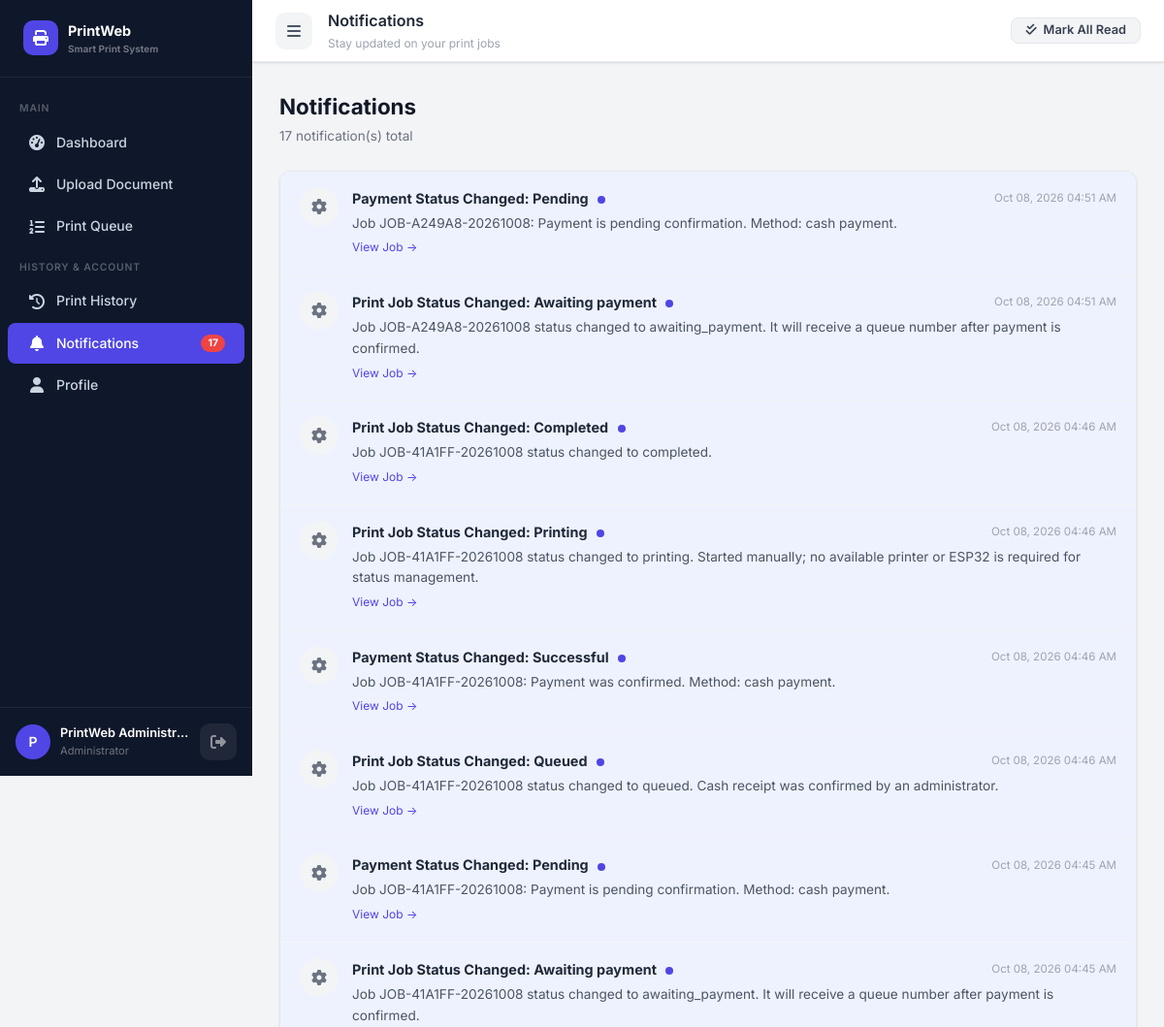
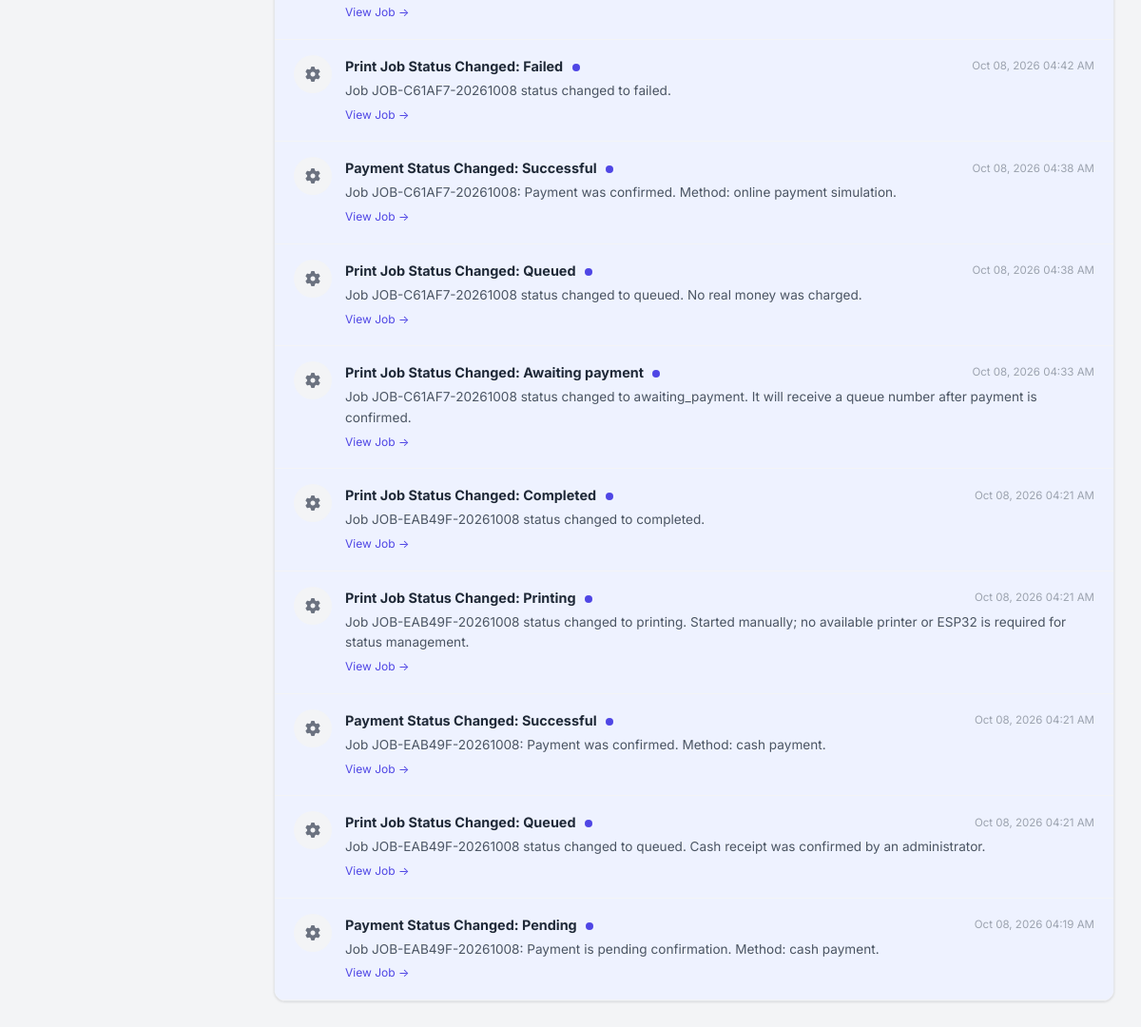
The page /user/notifications.php (signed in) on the database its author committed (2 pictures, top to bottom).
### tables this page shows
CREATE TABLE `notifications` (
  `id` int(11) NOT NULL,
  `user_id` int(11) NOT NULL,
  `type` enum('payment_success','job_queued','printing_started','printing_completed','printer_error','printer_offline','low_paper','job_cancelled','job_failed','system') NOT NULL,
  `title` varchar(255) NOT NULL,
  `message` text NOT NULL,
  `job_id` int(11) DEFAULT NULL,
  `is_read` tinyint(1) NOT NULL DEFAULT 0,
  `created_at` datetime NOT NULL DEFAULT current_timestamp()
);

### includes/functions.php (called while the page is built, shortened)
<?php
function h(string $str): string {
    return htmlspecialchars($str, ENT_QUOTES, 'UTF-8');
}
function formatDateTime(?string $datetime, string $format = 'M d, Y h:i A'): string {
    return date($format, strtotime($datetime));
}

### user/notifications.php (the view, shortened to what this page needs)
<?php
require_once __DIR__ . '/../includes/functions.php';
$page = max(1, (int)($_GET['page'] ?? 1));
$perPage = 20;
$offset = ($page - 1) * $perPage;
$countStmt = $pdo->prepare("SELECT COUNT(*) FROM notifications WHERE user_id = ?");
$countStmt->execute([$_SESSION['user_id']]);
$total = (int)$countStmt->fetchColumn();
$stmt = $pdo->prepare("SELECT * FROM notifications WHERE user_id = ? ORDER BY created_at DESC LIMIT ? OFFSET ?");
$stmt->execute([$_SESSION['user_id'], $perPage, $offset]);
$notifications = $stmt->fetchAll();
$notifIcons = [
    'payment_success'     => ['icon' => 'fa-check-circle', 'color' => 'var(--success)', 'bg' => 'var(--success-light)'],
    'job_queued'          => ['icon' => 'fa-list-ol',       'color' => 'var(--info)',    'bg' => 'var(--info-light)'],
    'printing_started'    => ['icon' => 'fa-print',         'color' => 'var(--primary)', 'bg' => 'var(--primary-subtle)'],
    'printing_completed'  => ['icon' => 'fa-check-double',  'color' => 'var(--success)', 'bg' => 'var(--success-light)'],
    'printer_error'       => ['icon' => 'fa-exclamation-triangle', 'color' => 'var(--danger)', 'bg' => 'var(--danger-light)'],
    'printer_offline'     => ['icon' => 'fa-power-off',     'color' => 'var(--gray-500)', 'bg' => 'var(--gray-100)'],
    'low_paper'           => ['icon' => 'fa-file-alt',      'color' => 'var(--warning)', 'bg' => 'var(--warning-light)'],
    'job_cancelled'       => ['icon' => 'fa-times-circle',  'color' => 'var(--danger)', 'bg' => 'var(--danger-light)'],
    'job_failed'          => ['icon' => 'fa-times-circle',  'color' => 'var(--danger)', 'bg' => 'var(--danger-light)'],
    'system'              => ['icon' => 'fa-cog',           'color' => 'var(--gray-500)', 'bg' => 'var(--gray-100)'],
];
include __DIR__ . '/../includes/header.php';
?>
<div class="app-wrapper">
<?php include __DIR__ . '/../includes/sidebar_user.php'; ?>
<div class="main-content">
    <div class="topbar">
        <button class="icon-btn" id="sidebarToggle"><i class="fas fa-bars"></i></button>
        <div class="topbar-title">Notifications<small>Stay updated on your print jobs</small></div>
        <div class="topbar-actions">
            <a href="?mark_read=1" class="btn btn-secondary btn-sm"><i class="fas fa-check-double"></i> Mark All Read</a>
        </div>
    </div>
    <div class="page-content">
        <div class="page-header">
            <div>
                <h1>Notifications</h1>
                <p><?= $total ?> notification(s) total</p>
            </div>
        </div>
        <div class="card fade-in">
            <?php if (empty($notifications)): ?>
                <div class="empty-state" style="padding:48px">
                    <i class="fas fa-bell-slash"></i>
                    <h3>No notifications</h3>
                    <p>You're all caught up! Notifications about your print jobs will appear here.</p>
                </div>
            <?php else: ?>
                <?php foreach ($notifications as $n):
                    $nInfo = $notifIcons[$n['type']] ?? $notifIcons['system'];
                ?>
                <div style="display:flex;align-items:flex-start;gap:14px;padding:16px 20px;border-bottom:1px solid var(--gray-100);background:<?= !$n['is_read'] ? 'var(--primary-subtle)' : '#fff' ?>;transition:background .2s">
                    <div style="width:40px;height:40px;border-radius:50%;background:<?= $nInfo['bg'] ?>;color:<?= $nInfo['color'] ?>;display:flex;align-items:center;justify-content:center;font-size:1rem;flex-shrink:0">
                        <i class="fas <?= $nInfo['icon'] ?>"></i>
                    </div>
                    <div style="flex:1;min-width:0">
                        <div style="display:flex;align-items:center;justify-content:space-between;gap:10px;flex-wrap:wrap">
                            <div style="font-weight:<?= !$n['is_read'] ? '700' : '600' ?>;font-size:.9rem;color:var(--gray-800)">
                                <?= h($n['title']) ?>
                                <?php if (!$n['is_read']): ?>
                                    <span style="display:inline-block;width:8px;height:8px;background:var(--primary);border-radius:50%;margin-left:6px;vertical-align:middle"></span>
                                <?php endif; ?>
                            </div>
                            <div style="font-size:.72rem;color:var(--gray-400);white-space:nowrap"><?= formatDateTime($n['created_at'], 'M d, Y h:i A') ?></div>
                        </div>
                        <div style="font-size:.85rem;color:var(--gray-600);margin-top:4px"><?= h($n['message']) ?></div>
                        <?php if ($n['job_id']): ?>
                            <a href="<?= BASE_URL ?>/user/queue.php" style="font-size:.75rem;color:var(--primary);margin-top:4px;display:inline-block">
                                View Job →
                            </a>
                        <?php endif; ?>
                    </div>
                </div>
                <?php endforeach; ?>
            <?php endif; ?>
        </div>
    </div>
</div>
</div>
<?php include __DIR__ . '/../includes/footer.php'; ?>

### assets/css/styles.css (style rules this page uses)
:root { --primary: #4f46e5; --primary-dark: #3730a3; --primary-light: #818cf8; --primary-subtle: #eef2ff; --accent: #06b6d4; --accent-dark: #0891b2; --success: #10b981; --success-light: #d1fae5; --warning: #f59e0b; --warning-light: #fef3c7; --danger: #ef4444; --danger-light: #fee2e2; --info: #3b82f6; --info-light: #dbeafe; --led-green: #22c55e; --led-yellow: #eab308; --led-red: #ef4444; --led-blue: #3b82f6; --gray-50: #f9fafb; --gray-100: #f3f4f6; --gray-200: #e5e7eb; --gray-300: #d1d5db; --gray-400: #9ca3af; --gray-500: #6b7280; --gray-600: #4b5563; --gray-700: #374151; --gray-800: #1f2937; --gray-900: #111827; --sidebar-bg: #0f172a; --sidebar-hover: #1e293b; --sidebar-active: #4f46e5; --sidebar-width: 260px; --sidebar-text: #cbd5e1; --topbar-height: 64px; --border-radius: 12px; --border-radius-sm: 8px; --border-radius-lg: 16px; --shadow-sm: 0 1px 3px rgba(0,0,0,.08), 0 1px 2px rgba(0,0,0,.04); --shadow: 0 4px 16px rgba(0,0,0,.08); --shadow-md: 0 8px 24px rgba(0,0,0,.10); --shadow-lg: 0 16px 48px rgba(0,0,0,.14); --transition: all .22s cubic-bezier(.4,0,.2,1); }
*, *::before, *::after { box-sizing: border-box; margin: 0; padding: 0; }
html { scroll-behavior: smooth; font-size: 16px; }
body { font-family: 'Inter', system-ui, -apple-system, sans-serif; background: var(--gray-100); color: var(--gray-800); line-height: 1.6; min-height: 100vh; }
a { text-decoration: none; color: inherit; }
button, input, select, textarea { font-family: inherit; }
.app-wrapper { display: flex; min-height: 100vh; }
.main-content { margin-left: var(--sidebar-width); flex: 1; display: flex; flex-direction: column; min-height: 100vh; transition: var(--transition); }
.topbar { height: var(--topbar-height); background: #fff; border-bottom: 1px solid var(--gray-200); display: flex; align-items: center; padding: 0 24px; gap: 16px; position: sticky; top: 0; z-index: 100; box-shadow: var(--shadow-sm); }
.topbar-title { font-size: 1rem; font-weight: 600; color: var(--gray-800); flex: 1; }
.topbar-title small { font-size: .75rem; color: var(--gray-400); font-weight: 400; display: block; }
.topbar-actions { display: flex; align-items: center; gap: 8px; }
.icon-btn { width: 38px; height: 38px; border-radius: 10px; border: none; background: var(--gray-100); color: var(--gray-600); cursor: pointer; display: flex; align-items: center; justify-content: center; font-size: 1rem; transition: var(--transition); position: relative; }
.page-content { flex: 1; padding: 28px 28px 40px; }
.card { background: #fff; border-radius: var(--border-radius); border: 1px solid var(--gray-200); box-shadow: var(--shadow-sm); overflow: hidden; }
.btn { display: inline-flex; align-items: center; justify-content: center; gap: 7px; padding: 10px 20px; font-size: .875rem; font-weight: 600; border-radius: var(--border-radius-sm); border: none; cursor: pointer; transition: var(--transition); white-space: nowrap; text-decoration: none; line-height: 1; }
.btn-secondary { background: var(--gray-100); color: var(--gray-700); border: 1px solid var(--gray-200); }
.btn-sm { padding: 6px 14px; font-size: .8rem; }
.page-header { display: flex; align-items: flex-start; justify-content: space-between; margin-bottom: 24px; flex-wrap: wrap; gap: 12px; }
.page-header h1 { font-size: 1.4rem; font-weight: 700; color: var(--gray-900); }
.page-header p { font-size: .85rem; color: var(--gray-500); margin-top: 2px; }
.fade-in { animation: fadeIn .3s ease; }

### rows shown on the page
notifications: title "Payment Status Changed: Pending", is_read 0 (drawn), created_at "Oct 08, 2026 04:51 AM", message "Job JOB-A249A8-20261008: Payment is pending confirmation. Method: cash payment."
notifications: title "Print Job Status Changed: Awaiting payment", is_read 0 (drawn), created_at "Oct 08, 2026 04:51 AM", message "Job JOB-A249A8-20261008 status changed to awaiting_payment. It will receive a queue number after payment is confirmed."
notifications: title "Print Job Status Changed: Completed", is_read 0 (drawn), created_at "Oct 08, 2026 04:46 AM", message "Job JOB-41A1FF-20261008 status changed to completed."
notifications: title "Print Job Status Changed: Printing", is_read 0 (drawn), created_at "Oct 08, 2026 04:46 AM", message "Job JOB-41A1FF-20261008 status changed to printing. Started manually; no available printer or ESP32 is required for status management."
notifications: title "Payment Status Changed: Successful", is_read 0 (drawn), created_at "Oct 08, 2026 04:46 AM", message "Job JOB-41A1FF-20261008: Payment was confirmed. Method: cash payment."
notifications: title "Print Job Status Changed: Queued", is_read 0 (drawn), created_at "Oct 08, 2026 04:46 AM", message "Job JOB-41A1FF-20261008 status changed to queued. Cash receipt was confirmed by an administrator."
notifications: title "Payment Status Changed: Pending", is_read 0 (drawn), created_at "Oct 08, 2026 04:45 AM", message "Job JOB-41A1FF-20261008: Payment is pending confirmation. Method: cash payment."
notifications: title "Print Job Status Changed: Awaiting payment", is_read 0 (drawn), created_at "Oct 08, 2026 04:45 AM", message "Job JOB-41A1FF-20261008 status changed to awaiting_payment. It will receive a queue number after payment is confirmed."
notifications: title "Print Job Status Changed: Failed", is_read 0 (drawn), created_at "Oct 08, 2026 04:42 AM", message "Job JOB-C61AF7-20261008 status changed to failed."
notifications: title "Payment Status Changed: Successful", is_read 0 (drawn), created_at "Oct 08, 2026 04:38 AM", message "Job JOB-C61AF7-20261008: Payment was confirmed. Method: online payment simulation."
notifications: title "Print Job Status Changed: Queued", is_read 0 (drawn), created_at "Oct 08, 2026 04:38 AM", message "Job JOB-C61AF7-20261008 status changed to queued. No real money was charged."
notifications: title "Print Job Status Changed: Awaiting payment", is_read 0 (drawn), created_at "Oct 08, 2026 04:33 AM", message "Job JOB-C61AF7-20261008 status changed to awaiting_payment. It will receive a queue number after payment is confirmed."
notifications: title "Print Job Status Changed: Completed", is_read 0 (drawn), created_at "Oct 08, 2026 04:21 AM", message "Job JOB-EAB49F-20261008 status changed to completed."
notifications: title "Print Job Status Changed: Printing", is_read 0 (drawn), created_at "Oct 08, 2026 04:21 AM", message "Job JOB-EAB49F-20261008 status changed to printing. Started manually; no available printer or ESP32 is required for status management."
notifications: title "Payment Status Changed: Successful", is_read 0 (drawn), created_at "Oct 08, 2026 04:21 AM", message "Job JOB-EAB49F-20261008: Payment was confirmed. Method: cash payment."
notifications: title "Print Job Status Changed: Queued", is_read 0 (drawn), created_at "Oct 08, 2026 04:21 AM", message "Job JOB-EAB49F-20261008 status changed to queued. Cash receipt was confirmed by an administrator."
notifications: title "Payment Status Changed: Pending", is_read 0 (drawn), created_at "Oct 08, 2026 04:19 AM", message "Job JOB-EAB49F-20261008: Payment is pending confirmation. Method: cash payment."

### other values the page prints
$label "Dashboard Upload Document Print Queue Print History Notifications Profile"
$badge "17"
substr($_SESSION['user_name'] ?? 'U', 0, 1) "P"
$_SESSION['user_name'] "PrintWeb Administr…"
ROLES[$_SESSION['user_role'] ?? 'student'] "Administrator"
$total "17"
